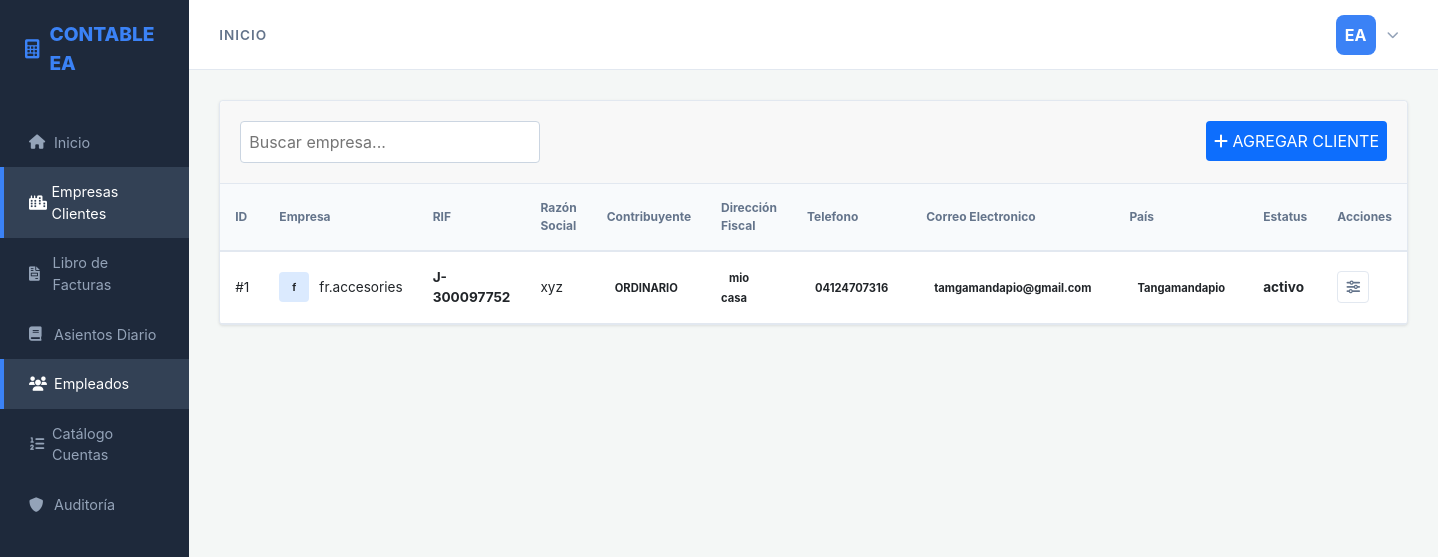
Screenshot of /VIEWS/empresas_clientes.php with the database file from the repository.
### tables this page shows
CREATE TABLE `empresas_clientes` (
  `id_empresa` int(11) NOT NULL,
  `nombre_empresa` varchar(100) NOT NULL COMMENT 'nombre de la empresa o cliente privado',
  `rif` varchar(20) NOT NULL,
  `razon_social` varchar(255) NOT NULL,
  `direccion_fiscal` text DEFAULT NULL,
  `telefono` varchar(20) DEFAULT NULL,
  `correo_electronico` varchar(100) DEFAULT NULL,
  `tipo_contribuyente` enum('ORDINARIO','ESPECIAL','FORMAL') NOT NULL,
  `estado_activo` tinyint(1) DEFAULT 1,
  `pais` varchar(50) NOT NULL
);

### VIEWS/empresas_clientes.php (the view, shortened to what this page needs)
<!DOCTYPE html>
<html lang="es">
<head>
    <link rel="stylesheet" href="../CSS/bootstrap.min.css">
    <link rel="stylesheet" href="../CSS/style_cliente.css">
    <link rel="stylesheet" href="https://cdnjs.cloudflare.com/ajax/libs/font-awesome/6.0.0/css/all.min.css">
</head>
<body>
    <div class="app-container">
        <aside class="main-sidebar">
            <div class="brand"><i class="fas fa-calculator"></i> CONTABLE EA</div>
            <nav class="menu">
                <a href="../VIEWS/inicio.php"><i class="fas fa-home"></i>Inicio</a>
                <a href="../VIEWS/empresas_clientes.php" class="active"><i class="fas fa-city"></i> Empresas Clientes</a>
                <a href="../VIEWS/libro_facturas.php"><i class="fas fa-file-invoice""></i> Libro de Facturas</a>
                <a href="#"><i class="fas fa-book"></i> Asientos Diario</a>
                <a href="../VIEWS/empleados.php" class="active"><i class="fas fa-users"></i> Empleados</a>
                <a href="#"><i class="fas fa-list-ol"></i> Catálogo Cuentas</a>
                <a href="#"><i class="fas fa-shield-alt"></i> Auditoría</a>
            </nav>
        </aside>
        <main class="viewport">
            <?php include_once('header.php'); ?>
            <section class="content">
                <div class="card">
                    <div class="card-header" style="display: flex; justify-content: space-between; padding: 20px; border-bottom: 1px solid #e2e8f0;">
                        <input type="text" placeholder="Buscar empresa..." style="padding: 8px; border: 1px solid #cbd5e1; border-radius: 4px; width: 300px;">
                        <button class="bg-primary primary-btn fw-normal p-2 h-25">
                            <i class="fas fa-plus"></i> AGREGAR CLIENTE
                        </button>
                    </div>
                    <?php $sql = "SELECT * FROM empresas_clientes";
                    $result = $conexion->query($sql);
                    if ($result->num_rows > 0) {
                    ?>
                        <div class="table-wrapper">
                            <table class="contable-table">
                                <thead>
                                    <tr>
                                        <th>ID</th>
                                        <th>Empresa</th>
                                        <th>RIF</th>
                                        <th>Razón Social</th>
                                        <th>Contribuyente</th>
                                        <th>Dirección Fiscal</th>
                                        <th>Telefono</th>
                                        <th>Correo Electronico</th>
                                        <th>País</th>
                                        <th>Estatus</th>
                                        <th>Acciones</th>
                                    </tr>
                                </thead>
                                <tbody>
                                    <?php while ($row = $result->fetch_assoc()) { ?>
                                        <tr>
                                            <td>#<?php echo ($row['id_empresa']); ?> </td>
                                            <td>
                                                <div style="display: flex; align-items: center; gap: 10px;">
                                                    <div style="width: 30px; height: 30px; background: #dbeafe; border-radius: 4px; display: grid; place-items: center; font-size: 10px; font-weight: bold;">
                                                        <?php echo substr($row['nombre_empresa'], 0, 1); ?>
                                                    </div>
                                                    <?php echo $row['nombre_empresa']; ?>
                                                </div>
                                            </td>
                                            <td><strong><?php echo $row['rif']; ?></strong></td>
                                            <td><?php echo $row['razon_social']; ?></td>
                                            <td><span class="tag"><?php echo $row['tipo_contribuyente']; ?></span></td>
                                            <td><span class="tag"><?php echo $row['direccion_fiscal']; ?></span></td>
                                            <td><span class="tag"><?php echo $row['telefono']; ?></span></td>
                                            <td><span class="tag"><?php echo $row['correo_electronico']; ?></span></td>
                                            <td><span class="tag"><?php echo $row['pais']; ?></span></td>
                                            <?php
                                            if ($row['estado_activo'] == 1) {
                                                echo "<td class='fw-bold'> activo </td>";
                                            } else {
                                                echo "<td> En proceso </td>";
                                            }
                                            ?>
                                            <td>
                                                <button class="config-btn"><i class="fas fa-sliders-h"></i></button>
                                            </td>
                                        </tr>
                                    <?php } ?>
                                </tbody>
                            <?php }
                        $conexion->close(); ?>
                            </table>
                        </div>
                </div>
            </section>
        </main>
    </div>
</body>
</html>

### CSS/style_cliente.css (style rules this page uses)
:root { --bg-main: #f4f7f6; --sidebar-color: #1e293b; --accent: #3b82f6; --text-dark: #334155; --border: #e2e8f0; --green: #10b981; --red: #ef4444; }
* { margin: 0; padding: 0; box-sizing: border-box; }
body { font-family: 'Inter', -apple-system, sans-serif; background: var(--bg-main); color: var(--text-dark); }
.app-container { display: flex; height: 100vh; }
.main-sidebar { width: 250px; background: var(--sidebar-color); color: white; padding-top: 20px; }
.brand { padding: 0 25px 40px; font-weight: 800; font-size: 1.2rem; display: flex; align-items: center; gap: 10px; color: var(--accent); }
.menu a { display: flex; align-items: center; padding: 14px 25px; color: #94a3b8; text-decoration: none; font-size: 0.9rem; border-left: 4px solid transparent; }
.menu a i { width: 25px; }
.menu a:hover, .menu a.active { background: #334155; color: white; border-left-color: var(--accent); }
.viewport { flex: 1; display: flex; flex-direction: column; }
.content { padding: 30px; flex: 1; overflow-y: auto; }
.card { background: white; border-radius: 4px; box-shadow: 0 1px 3px rgba(0,0,0,0.1); border: 1px solid var(--border); }
.card-header { padding: 20px; border-bottom: 1px solid var(--border); display: flex; justify-content: space-between; }
.primary-btn { background: var(--accent); color: white; padding: 10px 20px; border: none; border-radius: 4px; font-weight: bold; cursor: pointer; }
.contable-table { width: 100%; border-collapse: collapse; }
.contable-table th { text-align: left; background: #f8fafc; padding: 15px; font-size: 0.75rem; color: #64748b; border-bottom: 2px solid var(--border); }
.contable-table td { padding: 15px; border-bottom: 1px solid var(--border); font-size: 0.85rem; }
.tag { padding: 4px 8px; border-radius: 12px; font-size: 0.7rem; font-weight: 700; }
.config-btn, .delete-btn { width: 32px; height: 32px; border: 1px solid var(--border); background: white; border-radius: 4px; cursor: pointer; color: #64748b; transition: 0.2s; }

### rows the page displays
empresas_clientes: id_empresa "1", nombre_empresa "f", nombre_empresa "fr.accesories", rif "J-300097752", razon_social "xyz", tipo_contribuyente "ORDINARIO", direccion_fiscal "mio casa", telefono "04124707316", correo_electronico "tamgamandapio@gmail.com", pais "Tangamandapio", estado_activo "activo"
